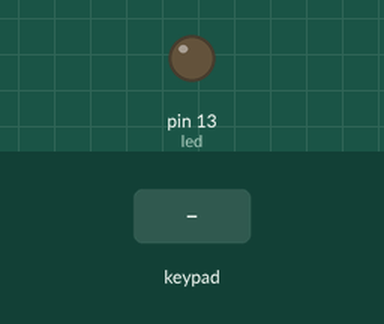
The sketch below on a simulated Arduino Uno, built with avr-gcc and run on an emulated ATmega328P. Shown: output pins drawn as LEDs (lit = HIGH). The test bench sets the inputs (shaded band).

Above: at 1.2 s.
1.3 s: key 'X' pressed
At 2.4 s:
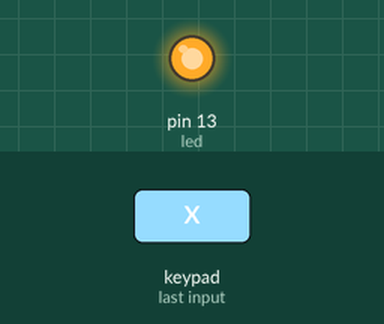
Timing chart, 0 to 4.3 s (numbered marks = the images above; inputs shaded):
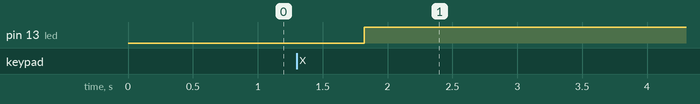

The sketch:

IRremote.ino
```cpp
/* © Lorenzo D'Auria
 *   Program for controlling a car with the wii nunchuk by sending an IR signal
*/

#include <IRremote.h>
IRsend irsend;                                //IR LED initialization (LED IN SERIES WITH 100 OHM RESISTOR CONNECTED TO PIN 3)

#include <Wire.h>
#include <ArduinoNunchuk.h>
ArduinoNunchuk nunchuk = ArduinoNunchuk();    //Wii nunchuk initialization

const float xmin=36;                          //Joystick calibration:
const float xmed=127;                         //min= minumum value; max= max value; med= medium value
const float xmax=216;                         //x= left-right movement; y= up down movement
const float ymin=45;                          //Use ArduinoNunchukDemo.ino in the ArduinoNunchuk library for more information
const float ymed=134;
const float ymax=223;

const float accxmin=310;                      //Accelerometer calibration
const float accxmed=500;                      //Same of joystick calibration
const float accxmax=690;
const float accymin=370;
const float accymed=500;
const float accymax=630;

long va,vb,ylet,xlet,pos;          //Value of A+ and A- of the DC motor, Y read, X read, servo motor position
int stpz,staz;                     //Previous Z botton value, actual Z botton value
boolean mod=true;                  //Actual read modality: TRUE=joysyick, FALSE=accelerometer
int led=13;                        //LED for knowing the actual modality
long IRcode;                       //Hexadecimal code to send


void setup() {
  Serial.begin(9600);              //Only for debug or calibration
  nunchuk.init();                  //Nunchuk initialization
  pinMode(led,OUTPUT);             //PIN mode for the actual modality LED
}


void loop() {
  nunchuk.update();                               //Read data from nunchuk
  staz=nunchuk.zButton;                           //Read actual Z botton value
  if(stpz-staz==1) mod=!mod;                      //If it has been pressed, invert the actual modality

  if (mod==true){                                 //Reading from joystick
    ylet=nunchuk.analogY;                         //Save X and Y actual value
    xlet=nunchuk.analogX;
    va=15/(ymin-ymed)*(ylet-ymed);                //Linear functions for calculating the value to send based on the calibration
    vb=15/(ymax-ymed)*(ylet-ymed);
    pos=16/(xmax-xmin)*(xlet-xmin);
    digitalWrite(led,LOW);                        //LED is OFF when reading from joystick
  }

  else{                                           //Read data from accelerometer
    xlet=nunchuk.accelX;                          //Same logic of the part before
    ylet=nunchuk.accelY;
    va=15/(accymin-accymed)*(ylet-accymed);
    vb=15/(accymax-accymed)*(ylet-accymed);
    pos=16/(accxmax-accxmin)*(xlet-accxmin);
    digitalWrite(led,HIGH);
  }

  if(va<0) va=0;                                  //Wrong data correction due to a wrong calibration and linear function property
  if(va>15)va=15;
  if(vb<0) vb=0;
  if(vb>15)vb=15;
  if(pos<0)pos=0;
  if(pos>15)pos=15;

  IRcode=pos*0x100+va*0x10+vb;                    //Generation of the hexadecimal string to send
  irsend.sendSony(IRcode, 12);                    //IR data sending using the Sony standard
  delay(100);
  irsend.sendSony(IRcode, 12);
  delay(100);
  irsend.sendSony(IRcode, 12);
  delay(50);

  stpz=staz;                                      //Previous Z botton value update

  //Serial.println(IRcode,HEX);                   //Remove comment to see the Hexadecimal string that has been sent
  /*
  Serial.print(va);                               //Remove comment to see which values has been calculated
  Serial.print("   ");
  Serial.print(vb);
  Serial.print("   ");
  Serial.println(pos);
  delay(100);
  */
}
```

Measured:
- after the input at 1.3 s, pin 13 (led): LOW → HIGH after 0.52 s
